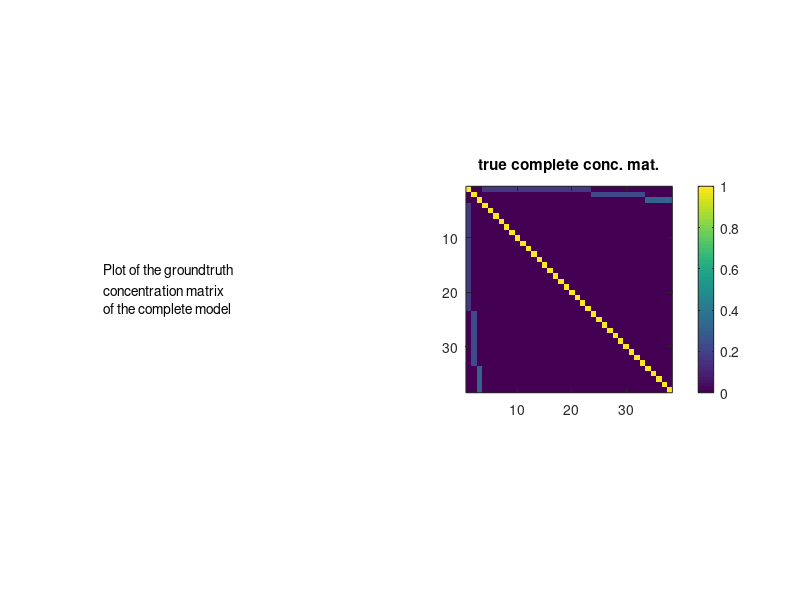

Write MATLAB code to recreate this figure. (Note: this script raises an error after producing the figure.)
% Toy example
% 3 blocks of size 20x10x5
% S is a chain 

clear all; clc;


ks=[20 10 5];
pl=length(ks);
po=sum(ks);
n=200*po;

c=0;
pt=pl+po;
clo=.7./sqrt(ks);
% clo=.5./(ones(1,pl));
corr=zeros(po);

corr_all= zeros(pl+po,pl+po);
corr_all(1:pl,1:pl)=eye(pl);

for i=1:po
    corr(i,i)=1;
    if i<po
        corr(i,i+1)=c;
        corr(i+1,i)=c;
    end
end
corr_all(pl+1:end,pl+1:end)=corr;

for i=1:pl
    if i>1
        i1=sum(ks(1:(i-1)))+1+pl;
    else
        i1=1+pl;
    end
    i2=i1+ks(i)-1;
%     Uall((pl+i1):(pl+i2),i)=-.5*ones(ks(i),1);
    corr_all(i1:i2,i)=ones(ks(i),1)*clo(i);
    corr_all(i,i1:i2)=ones(ks(i),1)'*clo(i);
end


figure(1); clf;
imagesc(corr_all);
pbaspect([1 1 1]);

%%
Dfull=corr_all;
Doo=corr;
Dol=corr_all(pl+1:end,1:pl);
Dmargo=Doo-Dol*Dol';


%%
descr = {'Plot of the groundtruth '
    'concentration matrix';
    'of the complete model'};

figure(1);clf;
subplot(1,2,1)
axis off;
text(0,.5,descr)
pbaspect([1 1 1]);
subplot(1,2,2)
imagesc(abs(Dfull));
colorbar;
pbaspect([1 1 1]);
title('true complete conc. mat.');

if eigs(Dfull,1,'sa')<0
    error('The concentration matrix of the complete model is not PSD \n')
end
if eigs(Dmargo,1,'sa')<0
    error('Dmargo matrix of the complete model is not PSD \n')
end

%% sampling data
mu=zeros(1,pt); % vector of means
Xfull=mvnrnd(mu, inv(Dfull), n)';
X=Xfull((pl+1):pt,:);
S=cov(X');
% S=inv(Dmargo);

%% active set
ActiveSet.max_atom_count_reached=0;
ActiveSet.I={};
ActiveSet.alpha= [];
ActiveSet.atoms=pl;
ActiveSet.atom_count = pl;
% ActiveSet.beta=[];
% ActiveSet.I_l1=[];
% p=size(S,1);
% pairs=fullfact([p p]);
% ii=pairs(:,1)>=pairs(:,2);
% pairs=[pairs(ii,1) pairs(ii,2)];
% count=1;
% for j=1:length(pairs);
%     if pairs(j,1)==pairs(j,2)
%         ActiveSet.I_l1=[ActiveSet.I_l1 count];
%         ActiveSet.beta=[ActiveSet.beta corr(pairs(j,1),pairs(j,2))];
%     end
%     count=count+1;
% end
% ActiveSet.beta=ActiveSet.beta';
% ActiveSet.I_l1=ActiveSet.I_l1+length(pairs);
[ Q,q,atoms_l1_sym ] = build_atoms_hessian_l1_sym(Doo,0);
[ActiveSet.I_l1, ActiveSet.beta]=mat2l1index(-Doo,atoms_l1_sym);
ActiveSet.k=mat2cell(ks,1,ones(1,length(ks)));
ActiveSet.alpha=sum(Dol.^2)';
ActiveSet.atoms=sparse(bsxfun(@rdivide, Dol, sqrt(sum(Dol.^2))));
for i=1:pl
    ActiveSet.I{i}=find(Dol(:,i));
end


%% plotting

figure(2);clf;
subplot(2,2,1);
imagesc(abs(Dmargo));
pbaspect([1 1 1]);
title('true marginal conc. mat.');
subplot(2,2,2);
imagesc(abs(inv(S)));
pbaspect([1 1 1]);
title('observed conc. mat.');
subplot(2,2,3);
imagesc(abs(inv(Dmargo)));
pbaspect([1 1 1]);
title('true cov');
subplot(2,2,4);
imagesc(abs(S));
pbaspect([1 1 1]);
title('observed cov');


 


% % Toy example
% 
% 
% clear all; clc; close all;
% %% settings
% 
% n=1000; % number of samples
% 
% ks=[15 15];
% 
% 
% pl=length(ks); % number of latent variables
% po=sum(ks);% number of observed variables
% 
% pt=po+pl;
% sigma2l=1;
% sigma2lo=1;
% scale=1./sqrt(ks);
% % scale=ones(1,pl);
% 
% % slo=.2; % level of sparsity on latent-observed block of conceptration mat
% % soo=.2; % level of sparsity on latent-observed block of conceptration mat
% %Doo=eye(po)/sigma2lo;
% T=toeplitz(1:po)-1;
% T=.3.^T;
% Doo=inv(T);
% Dol=zeros(po,pl);
% for i=1:pl
%     if i>1
%         i1=sum(ks(1:(i-1)))+1;
%     else
%         i1=1;
%     end
%     i2=i1+ks(i)-1;
% %     Dol(i1:i2,i)=-ones(ks(i),1)*scale(i)/sigma2lo;
%     Dol(i1:i2,i)=-ones(ks(i),1)*scale(i);
% end
% Dll=zeros(pl);
% for i=1:pl
% %%Dll(i,i)=1/sigma2l+ks(i)*scale(i)^2/sigma2lo;
% Dll(i,i)=2;
% end
% 
% %% construction of the conceptration matrix
% Dfull=zeros(pt);
% Dfull(1:pl,1:pl)=Dll;
% Dfull((pl+1):pt,(pl+1):pt)=Doo;
% Dfull(1:pl,(pl+1):pt)=Dol';
% Dfull((pl+1):pt,1:pl)=Dol;
% 
% Dfull=.5*(Dfull+Dfull');
% Dmargo=Doo-Dol*Dol';
% 
% 
% descr = {'Plot of the groundtruth '
%     'concentration matrix';
%     'of the complete model'};
% 
% figure(1);clf;
% subplot(1,2,1)
% axis off;
% text(0,.5,descr)
% pbaspect([1 1 1]);
% subplot(1,2,2)
% imagesc(abs(Dfull));
% colorbar;
% pbaspect([1 1 1]);
% title('true complete conc. mat.');
% 
% if eigs(Dfull,1,'sa')<0
%     error('The conceptration matrix of the complete model is not PSD \n')
% end
% 
% %% sampling data
% mu=zeros(1,pt); % vector of means
% Xfull=mvnrnd(mu, inv(Dfull), n)';
% X=Xfull((pl+1):pt,:);
% S=cov(X');
% % S=inv(Dmargo);
% 
% %% plotting
% 
% figure(2);clf;
% subplot(2,2,1);
% imagesc(abs(Dmargo));
% pbaspect([1 1 1]);
% title('true marginal conc. mat.');
% subplot(2,2,2);
% imagesc(abs(inv(S)));
% pbaspect([1 1 1]);
% title('observed conc. mat.');
% subplot(2,2,3);
% imagesc(abs(inv(Dmargo)));
% pbaspect([1 1 1]);
% title('true cov');
% subplot(2,2,4);
% imagesc(abs(S));
% pbaspect([1 1 1]);
% title('observed cov');
% 
% 
%  
